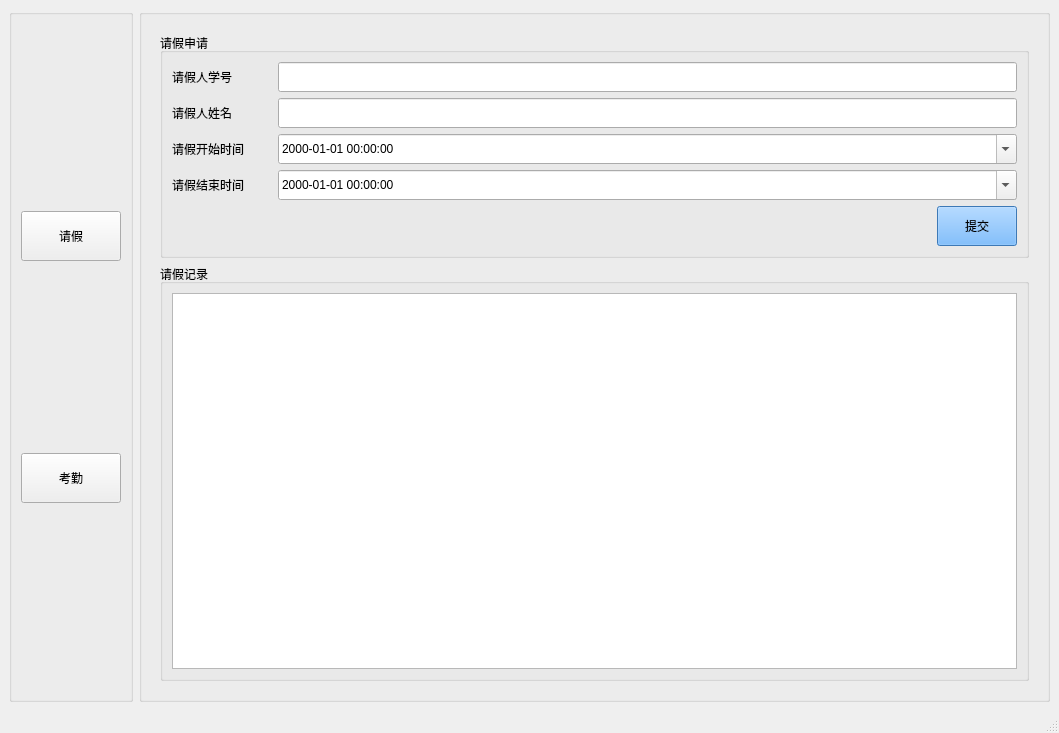
<?xml version="1.0" encoding="UTF-8"?>
<ui version="4.0">
 <class>MainWindow</class>
 <widget class="QMainWindow" name="MainWindow">
  <property name="geometry">
   <rect>
    <x>0</x>
    <y>0</y>
    <width>1059</width>
    <height>733</height>
   </rect>
  </property>
  <property name="windowTitle">
   <string>学生端</string>
  </property>
  <widget class="QWidget" name="centralwidget">
   <layout class="QHBoxLayout" name="horizontalLayout_3">
    <item>
     <widget class="QGroupBox" name="groupBox">
      <property name="title">
       <string/>
      </property>
      <layout class="QHBoxLayout" name="horizontalLayout">
       <item>
        <layout class="QVBoxLayout" name="verticalLayout">
         <item>
          <spacer name="verticalSpacer">
           <property name="orientation">
            <enum>Qt::Vertical</enum>
           </property>
           <property name="sizeHint" stdset="0">
            <size>
             <width>20</width>
             <height>40</height>
            </size>
           </property>
          </spacer>
         </item>
         <item>
          <widget class="QToolButton" name="toolButton_leave">
           <property name="minimumSize">
            <size>
             <width>100</width>
             <height>50</height>
            </size>
           </property>
           <property name="text">
            <string>请假</string>
           </property>
          </widget>
         </item>
         <item>
          <spacer name="verticalSpacer_3">
           <property name="orientation">
            <enum>Qt::Vertical</enum>
           </property>
           <property name="sizeHint" stdset="0">
            <size>
             <width>20</width>
             <height>40</height>
            </size>
           </property>
          </spacer>
         </item>
         <item>
          <widget class="QToolButton" name="toolButton_record">
           <property name="minimumSize">
            <size>
             <width>100</width>
             <height>50</height>
            </size>
           </property>
           <property name="text">
            <string>考勤</string>
           </property>
          </widget>
         </item>
         <item>
          <spacer name="verticalSpacer_4">
           <property name="orientation">
            <enum>Qt::Vertical</enum>
           </property>
           <property name="sizeHint" stdset="0">
            <size>
             <width>20</width>
             <height>40</height>
            </size>
           </property>
          </spacer>
         </item>
        </layout>
       </item>
      </layout>
     </widget>
    </item>
    <item>
     <widget class="QGroupBox" name="groupBox_2">
      <property name="title">
       <string/>
      </property>
      <layout class="QHBoxLayout" name="horizontalLayout_2">
       <item>
        <widget class="QStackedWidget" name="stackedWidget">
         <property name="currentIndex">
          <number>0</number>
         </property>
         <widget class="QWidget" name="page_leave">
          <property name="styleSheet">
           <string notr="true"/>
          </property>
          <layout class="QVBoxLayout" name="verticalLayout_3">
           <item>
            <widget class="QGroupBox" name="groupBox_3">
             <property name="title">
              <string>请假申请</string>
             </property>
             <layout class="QVBoxLayout" name="verticalLayout_2">
              <item>
               <layout class="QHBoxLayout" name="horizontalLayout_4">
                <item>
                 <widget class="QLabel" name="label">
                  <property name="minimumSize">
                   <size>
                    <width>100</width>
                    <height>0</height>
                   </size>
                  </property>
                  <property name="maximumSize">
                   <size>
                    <width>100</width>
                    <height>16777215</height>
                   </size>
                  </property>
                  <property name="text">
                   <string>请假人学号</string>
                  </property>
                 </widget>
                </item>
                <item>
                 <widget class="QLineEdit" name="lineEdit_id">
                  <property name="minimumSize">
                   <size>
                    <width>0</width>
                    <height>30</height>
                   </size>
                  </property>
                  <property name="readOnly">
                   <bool>true</bool>
                  </property>
                 </widget>
                </item>
               </layout>
              </item>
              <item>
               <layout class="QHBoxLayout" name="horizontalLayout_5">
                <item>
                 <widget class="QLabel" name="label_2">
                  <property name="minimumSize">
                   <size>
                    <width>100</width>
                    <height>0</height>
                   </size>
                  </property>
                  <property name="maximumSize">
                   <size>
                    <width>100</width>
                    <height>16777215</height>
                   </size>
                  </property>
                  <property name="text">
                   <string>请假人姓名</string>
                  </property>
                 </widget>
                </item>
                <item>
                 <widget class="QLineEdit" name="lineEdit_name">
                  <property name="minimumSize">
                   <size>
                    <width>0</width>
                    <height>30</height>
                   </size>
                  </property>
                  <property name="readOnly">
                   <bool>true</bool>
                  </property>
                 </widget>
                </item>
               </layout>
              </item>
              <item>
               <layout class="QHBoxLayout" name="horizontalLayout_6">
                <item>
                 <widget class="QLabel" name="label_3">
                  <property name="minimumSize">
                   <size>
                    <width>100</width>
                    <height>0</height>
                   </size>
                  </property>
                  <property name="maximumSize">
                   <size>
                    <width>100</width>
                    <height>16777215</height>
                   </size>
                  </property>
                  <property name="text">
                   <string>请假开始时间</string>
                  </property>
                 </widget>
                </item>
                <item>
                 <widget class="QDateTimeEdit" name="dateTimeEdit_start">
                  <property name="minimumSize">
                   <size>
                    <width>0</width>
                    <height>30</height>
                   </size>
                  </property>
                  <property name="displayFormat">
                   <string>yyyy-MM-dd HH:mm:ss</string>
                  </property>
                  <property name="calendarPopup">
                   <bool>true</bool>
                  </property>
                 </widget>
                </item>
               </layout>
              </item>
              <item>
               <layout class="QHBoxLayout" name="horizontalLayout_7">
                <item>
                 <widget class="QLabel" name="label_4">
                  <property name="minimumSize">
                   <size>
                    <width>100</width>
                    <height>0</height>
                   </size>
                  </property>
                  <property name="maximumSize">
                   <size>
                    <width>100</width>
                    <height>16777215</height>
                   </size>
                  </property>
                  <property name="text">
                   <string>请假结束时间</string>
                  </property>
                 </widget>
                </item>
                <item>
                 <widget class="QDateTimeEdit" name="dateTimeEdit_end">
                  <property name="minimumSize">
                   <size>
                    <width>0</width>
                    <height>30</height>
                   </size>
                  </property>
                  <property name="displayFormat">
                   <string>yyyy-MM-dd HH:mm:ss</string>
                  </property>
                  <property name="calendarPopup">
                   <bool>true</bool>
                  </property>
                 </widget>
                </item>
               </layout>
              </item>
              <item>
               <layout class="QHBoxLayout" name="horizontalLayout_9">
                <item>
                 <spacer name="horizontalSpacer">
                  <property name="orientation">
                   <enum>Qt::Horizontal</enum>
                  </property>
                  <property name="sizeHint" stdset="0">
                   <size>
                    <width>40</width>
                    <height>20</height>
                   </size>
                  </property>
                 </spacer>
                </item>
                <item>
                 <widget class="QPushButton" name="pushButton_submit">
                  <property name="minimumSize">
                   <size>
                    <width>0</width>
                    <height>40</height>
                   </size>
                  </property>
                  <property name="styleSheet">
                   <string notr="true">background-color: rgb(85, 170, 255);</string>
                  </property>
                  <property name="text">
                   <string>提交</string>
                  </property>
                 </widget>
                </item>
               </layout>
              </item>
             </layout>
            </widget>
           </item>
           <item>
            <widget class="QGroupBox" name="groupBox_leave">
             <property name="title">
              <string>请假记录</string>
             </property>
             <layout class="QHBoxLayout" name="horizontalLayout_8">
              <item>
               <widget class="QTableWidget" name="tableWidget_leave"/>
              </item>
             </layout>
            </widget>
           </item>
          </layout>
         </widget>
         <widget class="QWidget" name="page_record">
          <property name="styleSheet">
           <string notr="true"/>
          </property>
          <layout class="QHBoxLayout" name="horizontalLayout_11">
           <item>
            <widget class="QGroupBox" name="groupBox_5">
             <property name="title">
              <string>考勤记录</string>
             </property>
             <layout class="QVBoxLayout" name="verticalLayout_4">
              <item>
               <layout class="QHBoxLayout" name="horizontalLayout_10">
                <item>
                 <spacer name="horizontalSpacer_2">
                  <property name="orientation">
                   <enum>Qt::Horizontal</enum>
                  </property>
                  <property name="sizeHint" stdset="0">
                   <size>
                    <width>40</width>
                    <height>20</height>
                   </size>
                  </property>
                 </spacer>
                </item>
                <item>
                 <widget class="QPushButton" name="pushButton_refresh">
                  <property name="minimumSize">
                   <size>
                    <width>0</width>
                    <height>40</height>
                   </size>
                  </property>
                  <property name="styleSheet">
                   <string notr="true">background-color: rgb(85, 170, 255);</string>
                  </property>
                  <property name="text">
                   <string>刷新</string>
                  </property>
                 </widget>
                </item>
               </layout>
              </item>
              <item>
               <widget class="QTableWidget" name="tableWidget_record"/>
              </item>
             </layout>
            </widget>
           </item>
          </layout>
         </widget>
        </widget>
       </item>
      </layout>
     </widget>
    </item>
   </layout>
  </widget>
  <widget class="QMenuBar" name="menubar">
   <property name="geometry">
    <rect>
     <x>0</x>
     <y>0</y>
     <width>1059</width>
     <height>26</height>
    </rect>
   </property>
  </widget>
  <widget class="QStatusBar" name="statusbar"/>
 </widget>
 <resources/>
 <connections/>
</ui>
